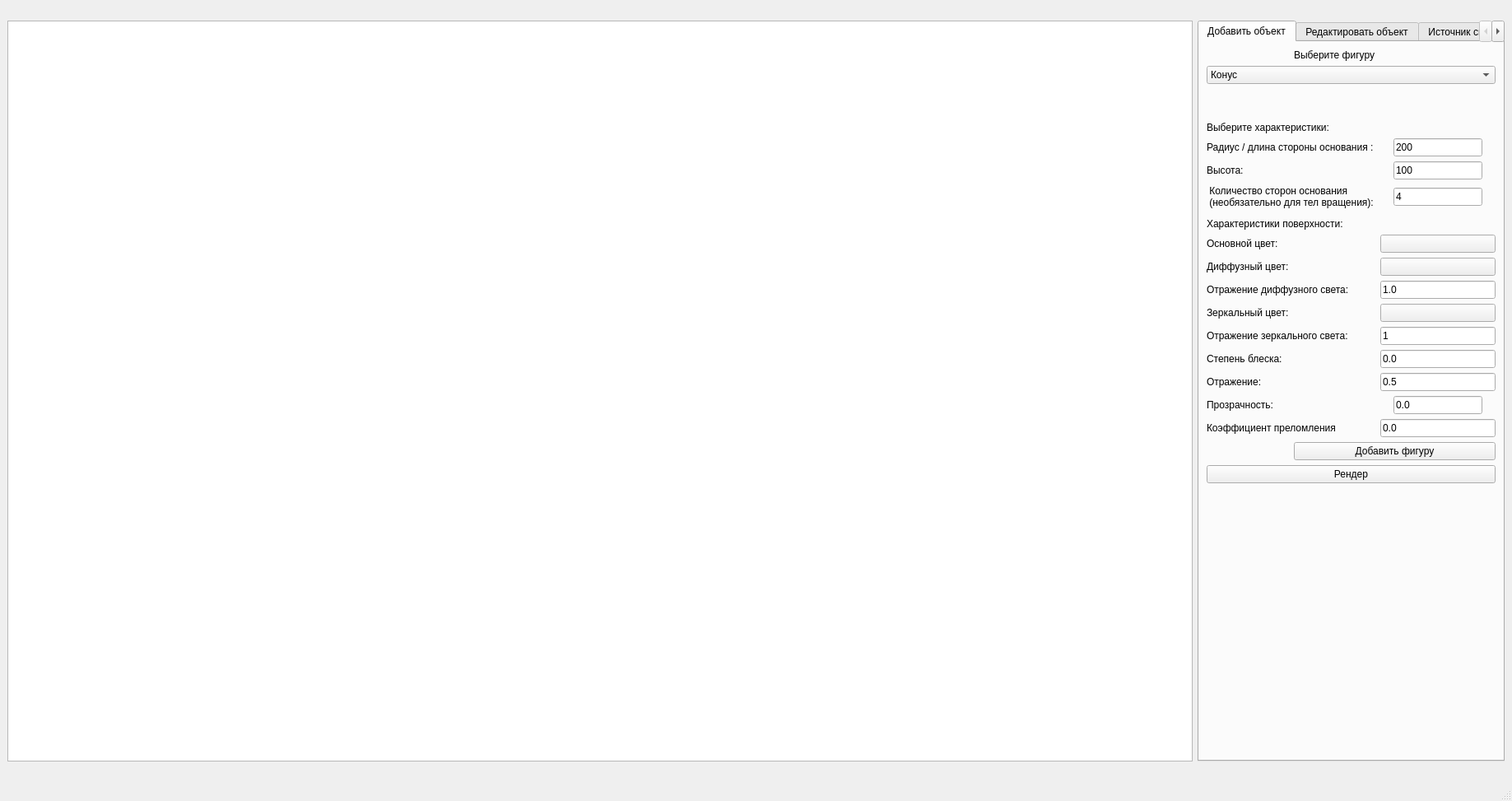
<?xml version="1.0" encoding="UTF-8"?>
<ui version="4.0">
 <class>MainWindow</class>
 <widget class="QMainWindow" name="MainWindow">
  <property name="geometry">
   <rect>
    <x>0</x>
    <y>0</y>
    <width>1837</width>
    <height>973</height>
   </rect>
  </property>
  <property name="sizePolicy">
   <sizepolicy hsizetype="Preferred" vsizetype="Preferred">
    <horstretch>0</horstretch>
    <verstretch>0</verstretch>
   </sizepolicy>
  </property>
  <property name="windowTitle">
   <string>MainWindow</string>
  </property>
  <widget class="QWidget" name="centralwidget">
   <layout class="QFormLayout" name="formLayout">
    <item row="0" column="1">
     <widget class="QTabWidget" name="tabWidget">
      <property name="sizePolicy">
       <sizepolicy hsizetype="Ignored" vsizetype="MinimumExpanding">
        <horstretch>0</horstretch>
        <verstretch>0</verstretch>
       </sizepolicy>
      </property>
      <property name="maximumSize">
       <size>
        <width>16777215</width>
        <height>900</height>
       </size>
      </property>
      <property name="currentIndex">
       <number>0</number>
      </property>
      <widget class="QWidget" name="tab">
       <attribute name="title">
        <string>Добавить объект</string>
       </attribute>
       <layout class="QGridLayout" name="gridLayout_2">
        <item row="15" column="0" colspan="2">
         <widget class="QLabel" name="label_6">
          <property name="sizePolicy">
           <sizepolicy hsizetype="Preferred" vsizetype="Fixed">
            <horstretch>0</horstretch>
            <verstretch>0</verstretch>
           </sizepolicy>
          </property>
          <property name="text">
           <string>Характеристики поверхности:</string>
          </property>
         </widget>
        </item>
        <item row="10" column="0" colspan="2">
         <widget class="QLabel" name="label_3">
          <property name="text">
           <string>Радиус / длина стороны основания :</string>
          </property>
         </widget>
        </item>
        <item row="20" column="2">
         <widget class="QLineEdit" name="lineEdit_5">
          <property name="text">
           <string>1</string>
          </property>
         </widget>
        </item>
        <item row="19" column="0">
         <widget class="QLabel" name="label_8">
          <property name="text">
           <string>Зеркальный цвет:</string>
          </property>
         </widget>
        </item>
        <item row="4" column="0" colspan="3">
         <spacer name="verticalSpacer">
          <property name="orientation">
           <enum>Qt::Vertical</enum>
          </property>
          <property name="sizeType">
           <enum>QSizePolicy::Fixed</enum>
          </property>
          <property name="sizeHint" stdset="0">
           <size>
            <width>20</width>
            <height>40</height>
           </size>
          </property>
         </spacer>
        </item>
        <item row="17" column="0">
         <widget class="QLabel" name="label_10">
          <property name="text">
           <string>Диффузный цвет:</string>
          </property>
         </widget>
        </item>
        <item row="16" column="2">
         <widget class="QPushButton" name="pushButton">
          <property name="text">
           <string/>
          </property>
         </widget>
        </item>
        <item row="13" column="2" alignment="Qt::AlignHCenter">
         <widget class="QLineEdit" name="lineEdit_3">
          <property name="inputMethodHints">
           <set>Qt::ImhDigitsOnly|Qt::ImhFormattedNumbersOnly</set>
          </property>
          <property name="text">
           <string>4</string>
          </property>
         </widget>
        </item>
        <item row="2" column="0" colspan="3">
         <widget class="QComboBox" name="comboBox">
          <item>
           <property name="text">
            <string>Конус</string>
           </property>
          </item>
          <item>
           <property name="text">
            <string>Цилиндр</string>
           </property>
          </item>
          <item>
           <property name="text">
            <string>Пирамида</string>
           </property>
          </item>
          <item>
           <property name="text">
            <string>Призма</string>
           </property>
          </item>
         </widget>
        </item>
        <item row="35" column="0" colspan="3">
         <spacer name="verticalSpacer_3">
          <property name="orientation">
           <enum>Qt::Vertical</enum>
          </property>
          <property name="sizeHint" stdset="0">
           <size>
            <width>20</width>
            <height>40</height>
           </size>
          </property>
         </spacer>
        </item>
        <item row="18" column="2">
         <widget class="QLineEdit" name="lineEdit_36">
          <property name="text">
           <string>1.0</string>
          </property>
         </widget>
        </item>
        <item row="17" column="2">
         <widget class="QPushButton" name="pushButton_17">
          <property name="text">
           <string/>
          </property>
         </widget>
        </item>
        <item row="1" column="1">
         <widget class="QLabel" name="label">
          <property name="sizePolicy">
           <sizepolicy hsizetype="Preferred" vsizetype="Fixed">
            <horstretch>0</horstretch>
            <verstretch>0</verstretch>
           </sizepolicy>
          </property>
          <property name="text">
           <string>Выберите фигуру</string>
          </property>
         </widget>
        </item>
        <item row="24" column="2">
         <widget class="QLineEdit" name="lineEdit_34">
          <property name="text">
           <string>0.0</string>
          </property>
         </widget>
        </item>
        <item row="19" column="2">
         <widget class="QPushButton" name="pushButton_16">
          <property name="text">
           <string/>
          </property>
         </widget>
        </item>
        <item row="22" column="0" colspan="2">
         <widget class="QLabel" name="label_55">
          <property name="text">
           <string>Отражение:</string>
          </property>
         </widget>
        </item>
        <item row="10" column="2" alignment="Qt::AlignHCenter">
         <widget class="QLineEdit" name="lineEdit">
          <property name="inputMethodHints">
           <set>Qt::ImhFormattedNumbersOnly</set>
          </property>
          <property name="text">
           <string>200</string>
          </property>
         </widget>
        </item>
        <item row="16" column="0">
         <widget class="QLabel" name="label_11">
          <property name="text">
           <string>Основной цвет:</string>
          </property>
         </widget>
        </item>
        <item row="23" column="0" colspan="2">
         <widget class="QLabel" name="label_7">
          <property name="text">
           <string>Прозрачность:</string>
          </property>
         </widget>
        </item>
        <item row="13" column="0" colspan="2">
         <widget class="QLabel" name="label_5">
          <property name="sizePolicy">
           <sizepolicy hsizetype="Preferred" vsizetype="Preferred">
            <horstretch>0</horstretch>
            <verstretch>0</verstretch>
           </sizepolicy>
          </property>
          <property name="minimumSize">
           <size>
            <width>0</width>
            <height>30</height>
           </size>
          </property>
          <property name="text">
           <string> Количество сторон основания
 (необязательно для тел вращения):</string>
          </property>
          <property name="margin">
           <number>-3</number>
          </property>
         </widget>
        </item>
        <item row="32" column="1" colspan="2">
         <widget class="QPushButton" name="pushButton_2">
          <property name="text">
           <string>Добавить фигуру</string>
          </property>
         </widget>
        </item>
        <item row="23" column="2" alignment="Qt::AlignHCenter">
         <widget class="QLineEdit" name="lineEdit_4">
          <property name="inputMethodHints">
           <set>Qt::ImhFormattedNumbersOnly</set>
          </property>
          <property name="text">
           <string>0.0</string>
          </property>
         </widget>
        </item>
        <item row="21" column="2">
         <widget class="QLineEdit" name="lineEdit_6">
          <property name="inputMethodHints">
           <set>Qt::ImhFormattedNumbersOnly</set>
          </property>
          <property name="text">
           <string>0.0</string>
          </property>
         </widget>
        </item>
        <item row="5" column="0" colspan="2">
         <widget class="QLabel" name="label_2">
          <property name="sizePolicy">
           <sizepolicy hsizetype="Preferred" vsizetype="Fixed">
            <horstretch>0</horstretch>
            <verstretch>0</verstretch>
           </sizepolicy>
          </property>
          <property name="text">
           <string>Выберите характеристики:</string>
          </property>
         </widget>
        </item>
        <item row="22" column="2">
         <widget class="QLineEdit" name="lineEdit_7">
          <property name="text">
           <string>0.5</string>
          </property>
         </widget>
        </item>
        <item row="20" column="0" colspan="2">
         <widget class="QLabel" name="label_54">
          <property name="text">
           <string>Отражение зеркального света:</string>
          </property>
         </widget>
        </item>
        <item row="11" column="0" colspan="2">
         <widget class="QLabel" name="label_4">
          <property name="text">
           <string>Высота:</string>
          </property>
         </widget>
        </item>
        <item row="24" column="0" colspan="2">
         <widget class="QLabel" name="label_58">
          <property name="text">
           <string>Коэффициент преломления</string>
          </property>
         </widget>
        </item>
        <item row="18" column="0" colspan="2">
         <widget class="QLabel" name="label_60">
          <property name="text">
           <string>Отражение диффузного света:</string>
          </property>
         </widget>
        </item>
        <item row="14" column="0">
         <spacer name="verticalSpacer_2">
          <property name="orientation">
           <enum>Qt::Vertical</enum>
          </property>
          <property name="sizeType">
           <enum>QSizePolicy::Fixed</enum>
          </property>
          <property name="sizeHint" stdset="0">
           <size>
            <width>20</width>
            <height>5</height>
           </size>
          </property>
         </spacer>
        </item>
        <item row="34" column="0" colspan="3">
         <widget class="QPushButton" name="pushButton_11">
          <property name="text">
           <string>Рендер</string>
          </property>
         </widget>
        </item>
        <item row="11" column="2" alignment="Qt::AlignHCenter">
         <widget class="QLineEdit" name="lineEdit_2">
          <property name="inputMethodHints">
           <set>Qt::ImhFormattedNumbersOnly</set>
          </property>
          <property name="text">
           <string>100</string>
          </property>
         </widget>
        </item>
        <item row="21" column="0" colspan="2">
         <widget class="QLabel" name="label_9">
          <property name="text">
           <string>Степень блеска:</string>
          </property>
         </widget>
        </item>
       </layout>
      </widget>
      <widget class="QWidget" name="tab_2">
       <attribute name="title">
        <string>Редактировать объект</string>
       </attribute>
       <layout class="QGridLayout" name="gridLayout">
        <item row="1" column="3">
         <widget class="QPushButton" name="pushButton_8">
          <property name="text">
           <string>Удалить</string>
          </property>
         </widget>
        </item>
        <item row="32" column="0" colspan="4" alignment="Qt::AlignHCenter">
         <widget class="QLabel" name="label_28">
          <property name="text">
           <string>Поворот вокруг осей:</string>
          </property>
         </widget>
        </item>
        <item row="30" column="0" colspan="4" alignment="Qt::AlignHCenter">
         <widget class="QLabel" name="label_27">
          <property name="text">
           <string>Преобразования:</string>
          </property>
         </widget>
        </item>
        <item row="13" column="3">
         <widget class="QPushButton" name="pushButton_19">
          <property name="text">
           <string/>
          </property>
         </widget>
        </item>
        <item row="16" column="0" colspan="3">
         <widget class="QLabel" name="label_56">
          <property name="text">
           <string>Отражение зеркального света:</string>
          </property>
         </widget>
        </item>
        <item row="14" column="0" colspan="3">
         <widget class="QLabel" name="label_61">
          <property name="text">
           <string>Отражение диффузного света:</string>
          </property>
         </widget>
        </item>
        <item row="35" column="0" alignment="Qt::AlignRight">
         <widget class="QLabel" name="label_31">
          <property name="text">
           <string>oZ:</string>
          </property>
         </widget>
        </item>
        <item row="0" column="0" colspan="4" alignment="Qt::AlignHCenter">
         <widget class="QLabel" name="label_16">
          <property name="text">
           <string>Выберите один из объектов сцены:</string>
          </property>
         </widget>
        </item>
        <item row="15" column="3">
         <widget class="QPushButton" name="pushButton_18">
          <property name="text">
           <string/>
          </property>
         </widget>
        </item>
        <item row="46" column="3">
         <widget class="QPushButton" name="pushButton_7">
          <property name="text">
           <string>Переместить</string>
          </property>
         </widget>
        </item>
        <item row="7" column="0" colspan="3">
         <widget class="QLabel" name="label_18">
          <property name="text">
           <string>Высота:</string>
          </property>
         </widget>
        </item>
        <item row="8" column="0" rowspan="2" colspan="3">
         <widget class="QLabel" name="label_23">
          <property name="text">
           <string> Количество сторон основания
 (необязательно для тел вращения):</string>
          </property>
          <property name="margin">
           <number>-3</number>
          </property>
         </widget>
        </item>
        <item row="5" column="0" colspan="4" alignment="Qt::AlignHCenter">
         <widget class="QLabel" name="label_24">
          <property name="text">
           <string>Новые характеристики:</string>
          </property>
         </widget>
        </item>
        <item row="7" column="3" alignment="Qt::AlignHCenter">
         <widget class="QLineEdit" name="lineEdit_9">
          <property name="inputMethodHints">
           <set>Qt::ImhFormattedNumbersOnly</set>
          </property>
          <property name="text">
           <string/>
          </property>
         </widget>
        </item>
        <item row="35" column="1" colspan="2">
         <widget class="QLineEdit" name="lineEdit_17">
          <property name="focusPolicy">
           <enum>Qt::StrongFocus</enum>
          </property>
          <property name="inputMethodHints">
           <set>Qt::ImhFormattedNumbersOnly</set>
          </property>
          <property name="text">
           <string/>
          </property>
         </widget>
        </item>
        <item row="1" column="0" colspan="3">
         <widget class="QComboBox" name="comboBox_2"/>
        </item>
        <item row="34" column="3">
         <widget class="QPushButton" name="pushButton_5">
          <property name="text">
           <string>Повернуть</string>
          </property>
         </widget>
        </item>
        <item row="48" column="2">
         <spacer name="verticalSpacer_4">
          <property name="orientation">
           <enum>Qt::Vertical</enum>
          </property>
          <property name="sizeHint" stdset="0">
           <size>
            <width>20</width>
            <height>40</height>
           </size>
          </property>
         </spacer>
        </item>
        <item row="19" column="3" alignment="Qt::AlignHCenter">
         <widget class="QLineEdit" name="lineEdit_11">
          <property name="inputMethodHints">
           <set>Qt::ImhFormattedNumbersOnly</set>
          </property>
          <property name="text">
           <string/>
          </property>
         </widget>
        </item>
        <item row="38" column="0" alignment="Qt::AlignRight">
         <widget class="QLabel" name="label_35">
          <property name="text">
           <string>kX:</string>
          </property>
         </widget>
        </item>
        <item row="17" column="0">
         <widget class="QLabel" name="label_19">
          <property name="lineWidth">
           <number>2</number>
          </property>
          <property name="text">
           <string>Степень блеска:</string>
          </property>
         </widget>
        </item>
        <item row="12" column="3">
         <widget class="QPushButton" name="pushButton_3">
          <property name="text">
           <string/>
          </property>
         </widget>
        </item>
        <item row="6" column="0" colspan="3">
         <widget class="QLabel" name="label_22">
          <property name="text">
           <string>Радиус / длина стороны основания :</string>
          </property>
         </widget>
        </item>
        <item row="18" column="0">
         <widget class="QLabel" name="label_57">
          <property name="text">
           <string>Отражение:</string>
          </property>
         </widget>
        </item>
        <item row="9" column="3" alignment="Qt::AlignHCenter">
         <widget class="QLineEdit" name="lineEdit_10">
          <property name="inputMethodHints">
           <set>Qt::ImhFormattedNumbersOnly</set>
          </property>
          <property name="text">
           <string/>
          </property>
         </widget>
        </item>
        <item row="37" column="0" colspan="4" alignment="Qt::AlignHCenter">
         <widget class="QLabel" name="label_32">
          <property name="text">
           <string>Масштабирование:</string>
          </property>
         </widget>
        </item>
        <item row="34" column="1" colspan="2">
         <widget class="QLineEdit" name="lineEdit_16">
          <property name="inputMethodHints">
           <set>Qt::ImhFormattedNumbersOnly</set>
          </property>
          <property name="text">
           <string/>
          </property>
         </widget>
        </item>
        <item row="12" column="0">
         <widget class="QLabel" name="label_17">
          <property name="text">
           <string>Основной цвет:</string>
          </property>
         </widget>
        </item>
        <item row="19" column="0" colspan="3">
         <widget class="QLabel" name="label_26">
          <property name="text">
           <string>Прозрачность:</string>
          </property>
         </widget>
        </item>
        <item row="18" column="3">
         <widget class="QLineEdit" name="lineEdit_14"/>
        </item>
        <item row="34" column="0" alignment="Qt::AlignRight">
         <widget class="QLabel" name="label_30">
          <property name="text">
           <string>oY:</string>
          </property>
         </widget>
        </item>
        <item row="15" column="0">
         <widget class="QLabel" name="label_20">
          <property name="text">
           <string>Зеркальный цвет:</string>
          </property>
         </widget>
        </item>
        <item row="17" column="3">
         <widget class="QLineEdit" name="lineEdit_13">
          <property name="inputMethodHints">
           <set>Qt::ImhFormattedNumbersOnly</set>
          </property>
          <property name="text">
           <string/>
          </property>
         </widget>
        </item>
        <item row="28" column="3">
         <widget class="QPushButton" name="pushButton_4">
          <property name="text">
           <string>Изменить объект</string>
          </property>
         </widget>
        </item>
        <item row="33" column="0" alignment="Qt::AlignRight">
         <widget class="QLabel" name="label_29">
          <property name="text">
           <string>oX:</string>
          </property>
         </widget>
        </item>
        <item row="6" column="3" alignment="Qt::AlignHCenter">
         <widget class="QLineEdit" name="lineEdit_8">
          <property name="inputMethodHints">
           <set>Qt::ImhFormattedNumbersOnly</set>
          </property>
          <property name="text">
           <string/>
          </property>
         </widget>
        </item>
        <item row="16" column="3">
         <widget class="QLineEdit" name="lineEdit_12"/>
        </item>
        <item row="33" column="1" colspan="2">
         <widget class="QLineEdit" name="lineEdit_15">
          <property name="inputMethodHints">
           <set>Qt::ImhFormattedNumbersOnly</set>
          </property>
          <property name="text">
           <string/>
          </property>
         </widget>
        </item>
        <item row="13" column="0">
         <widget class="QLabel" name="label_21">
          <property name="lineWidth">
           <number>2</number>
          </property>
          <property name="text">
           <string>Диффузный цвет:</string>
          </property>
         </widget>
        </item>
        <item row="44" column="0" colspan="4" alignment="Qt::AlignHCenter">
         <widget class="QLabel" name="label_37">
          <property name="text">
           <string>Перемещение:</string>
          </property>
         </widget>
        </item>
        <item row="14" column="3">
         <widget class="QLineEdit" name="lineEdit_37"/>
        </item>
        <item row="20" column="3">
         <widget class="QLineEdit" name="lineEdit_35"/>
        </item>
        <item row="20" column="0" colspan="3">
         <widget class="QLabel" name="label_59">
          <property name="text">
           <string>Коэффициент преломления:</string>
          </property>
         </widget>
        </item>
        <item row="40" column="3">
         <widget class="QPushButton" name="pushButton_6">
          <property name="text">
           <string>Изменить размер</string>
          </property>
         </widget>
        </item>
        <item row="10" column="0" colspan="4" alignment="Qt::AlignHCenter">
         <widget class="QLabel" name="label_25">
          <property name="text">
           <string>Характеристики поверхности:</string>
          </property>
         </widget>
        </item>
        <item row="40" column="0" alignment="Qt::AlignRight">
         <widget class="QLabel" name="label_34">
          <property name="text">
           <string>kY:</string>
          </property>
         </widget>
        </item>
        <item row="42" column="0" alignment="Qt::AlignRight">
         <widget class="QLabel" name="label_33">
          <property name="text">
           <string>kZ:</string>
          </property>
         </widget>
        </item>
        <item row="45" column="0" alignment="Qt::AlignRight">
         <widget class="QLabel" name="label_38">
          <property name="text">
           <string>dX:</string>
          </property>
         </widget>
        </item>
        <item row="46" column="0" alignment="Qt::AlignRight">
         <widget class="QLabel" name="label_36">
          <property name="text">
           <string>dY:</string>
          </property>
         </widget>
        </item>
        <item row="47" column="0" alignment="Qt::AlignRight">
         <widget class="QLabel" name="label_39">
          <property name="text">
           <string>dZ:</string>
          </property>
         </widget>
        </item>
        <item row="38" column="1" colspan="2">
         <widget class="QLineEdit" name="lineEdit_18">
          <property name="inputMethodHints">
           <set>Qt::ImhFormattedNumbersOnly</set>
          </property>
          <property name="text">
           <string/>
          </property>
         </widget>
        </item>
        <item row="40" column="1" colspan="2">
         <widget class="QLineEdit" name="lineEdit_19">
          <property name="focusPolicy">
           <enum>Qt::StrongFocus</enum>
          </property>
          <property name="inputMethodHints">
           <set>Qt::ImhFormattedNumbersOnly</set>
          </property>
          <property name="text">
           <string/>
          </property>
         </widget>
        </item>
        <item row="42" column="1" colspan="2">
         <widget class="QLineEdit" name="lineEdit_20">
          <property name="inputMethodHints">
           <set>Qt::ImhFormattedNumbersOnly</set>
          </property>
          <property name="text">
           <string/>
          </property>
         </widget>
        </item>
        <item row="45" column="1" colspan="2">
         <widget class="QLineEdit" name="lineEdit_21">
          <property name="inputMethodHints">
           <set>Qt::ImhFormattedNumbersOnly</set>
          </property>
          <property name="text">
           <string/>
          </property>
         </widget>
        </item>
        <item row="46" column="1" colspan="2">
         <widget class="QLineEdit" name="lineEdit_22">
          <property name="inputMethodHints">
           <set>Qt::ImhFormattedNumbersOnly</set>
          </property>
          <property name="text">
           <string/>
          </property>
         </widget>
        </item>
        <item row="47" column="1" colspan="2">
         <widget class="QLineEdit" name="lineEdit_23">
          <property name="focusPolicy">
           <enum>Qt::StrongFocus</enum>
          </property>
          <property name="inputMethodHints">
           <set>Qt::ImhFormattedNumbersOnly</set>
          </property>
          <property name="text">
           <string/>
          </property>
         </widget>
        </item>
       </layout>
      </widget>
      <widget class="QWidget" name="tab_3">
       <attribute name="title">
        <string>Источник света</string>
       </attribute>
       <widget class="QWidget" name="gridLayoutWidget_2">
        <property name="geometry">
         <rect>
          <x>10</x>
          <y>0</y>
          <width>341</width>
          <height>911</height>
         </rect>
        </property>
        <layout class="QGridLayout" name="gridLayout_4">
         <item row="3" column="0">
          <widget class="QLabel" name="label_13">
           <property name="text">
            <string>Интенсивность диффузного освещения:</string>
           </property>
          </widget>
         </item>
         <item row="4" column="1">
          <widget class="QPushButton" name="pushButton_13">
           <property name="text">
            <string/>
           </property>
          </widget>
         </item>
         <item row="7" column="0">
          <spacer name="verticalSpacer_6">
           <property name="orientation">
            <enum>Qt::Vertical</enum>
           </property>
           <property name="sizeHint" stdset="0">
            <size>
             <width>20</width>
             <height>40</height>
            </size>
           </property>
          </spacer>
         </item>
         <item row="1" column="0">
          <widget class="QLabel" name="label_12">
           <property name="text">
            <string>Характеристики источника света:</string>
           </property>
          </widget>
         </item>
         <item row="3" column="1">
          <widget class="QPushButton" name="pushButton_12">
           <property name="text">
            <string/>
           </property>
          </widget>
         </item>
         <item row="4" column="0">
          <widget class="QLabel" name="label_14">
           <property name="text">
            <string>Интенсивность зеркального освещения:</string>
           </property>
          </widget>
         </item>
         <item row="6" column="0">
          <widget class="QPushButton" name="pushButton_15">
           <property name="text">
            <string>Применить</string>
           </property>
          </widget>
         </item>
         <item row="2" column="0">
          <widget class="QLabel" name="label_15">
           <property name="text">
            <string>Интенсивность фонового освещения:</string>
           </property>
          </widget>
         </item>
         <item row="2" column="1">
          <widget class="QPushButton" name="pushButton_14">
           <property name="text">
            <string/>
           </property>
          </widget>
         </item>
        </layout>
       </widget>
      </widget>
      <widget class="QWidget" name="tab_4">
       <attribute name="title">
        <string>Камера</string>
       </attribute>
       <widget class="QWidget" name="gridLayoutWidget">
        <property name="geometry">
         <rect>
          <x>10</x>
          <y>0</y>
          <width>341</width>
          <height>901</height>
         </rect>
        </property>
        <layout class="QGridLayout" name="gridLayout_3">
         <item row="1" column="2">
          <widget class="QLineEdit" name="lineEdit_24">
           <property name="text">
            <string>0</string>
           </property>
          </widget>
         </item>
         <item row="0" column="0" colspan="2">
          <widget class="QLabel" name="label_46">
           <property name="text">
            <string>Переместить камеру:</string>
           </property>
          </widget>
         </item>
         <item row="3" column="1">
          <spacer name="horizontalSpacer">
           <property name="orientation">
            <enum>Qt::Horizontal</enum>
           </property>
           <property name="sizeHint" stdset="0">
            <size>
             <width>40</width>
             <height>20</height>
            </size>
           </property>
          </spacer>
         </item>
         <item row="8" column="0" colspan="2">
          <widget class="QLabel" name="label_47">
           <property name="text">
            <string>Повернуть камеру:</string>
           </property>
          </widget>
         </item>
         <item row="10" column="0">
          <widget class="QLabel" name="label_48">
           <property name="text">
            <string>Влево:</string>
           </property>
          </widget>
         </item>
         <item row="6" column="0">
          <widget class="QLabel" name="label_45">
           <property name="text">
            <string>Вниз:</string>
           </property>
          </widget>
         </item>
         <item row="3" column="0">
          <widget class="QLabel" name="label_42">
           <property name="text">
            <string>Вправо:</string>
           </property>
          </widget>
         </item>
         <item row="3" column="2">
          <widget class="QLineEdit" name="lineEdit_26">
           <property name="text">
            <string>0</string>
           </property>
          </widget>
         </item>
         <item row="4" column="2">
          <widget class="QLineEdit" name="lineEdit_27">
           <property name="text">
            <string>0</string>
           </property>
          </widget>
         </item>
         <item row="6" column="2">
          <widget class="QLineEdit" name="lineEdit_29">
           <property name="text">
            <string>0</string>
           </property>
          </widget>
         </item>
         <item row="1" column="0">
          <widget class="QLabel" name="label_40">
           <property name="text">
            <string>Вперед:</string>
           </property>
          </widget>
         </item>
         <item row="7" column="2">
          <widget class="QPushButton" name="pushButton_9">
           <property name="text">
            <string>Применить</string>
           </property>
          </widget>
         </item>
         <item row="5" column="2">
          <widget class="QLineEdit" name="lineEdit_28">
           <property name="text">
            <string>0</string>
           </property>
          </widget>
         </item>
         <item row="13" column="0">
          <widget class="QLabel" name="label_51">
           <property name="text">
            <string>Назад:</string>
           </property>
          </widget>
         </item>
         <item row="2" column="2">
          <widget class="QLineEdit" name="lineEdit_25">
           <property name="text">
            <string>0</string>
           </property>
          </widget>
         </item>
         <item row="20" column="0">
          <spacer name="verticalSpacer_5">
           <property name="orientation">
            <enum>Qt::Vertical</enum>
           </property>
           <property name="sizeHint" stdset="0">
            <size>
             <width>20</width>
             <height>40</height>
            </size>
           </property>
          </spacer>
         </item>
         <item row="4" column="0">
          <widget class="QLabel" name="label_43">
           <property name="text">
            <string>Влево:</string>
           </property>
          </widget>
         </item>
         <item row="5" column="0">
          <widget class="QLabel" name="label_44">
           <property name="text">
            <string>Вверх:</string>
           </property>
          </widget>
         </item>
         <item row="11" column="0">
          <widget class="QLabel" name="label_50">
           <property name="text">
            <string>Вправо:</string>
           </property>
          </widget>
         </item>
         <item row="2" column="0">
          <widget class="QLabel" name="label_41">
           <property name="text">
            <string>Назад:</string>
           </property>
          </widget>
         </item>
         <item row="12" column="0">
          <widget class="QLabel" name="label_49">
           <property name="text">
            <string>Вперед:</string>
           </property>
          </widget>
         </item>
         <item row="12" column="2">
          <widget class="QLineEdit" name="lineEdit_32">
           <property name="text">
            <string>0</string>
           </property>
          </widget>
         </item>
         <item row="10" column="2">
          <widget class="QLineEdit" name="lineEdit_30">
           <property name="text">
            <string>0</string>
           </property>
          </widget>
         </item>
         <item row="11" column="2">
          <widget class="QLineEdit" name="lineEdit_31">
           <property name="text">
            <string>0</string>
           </property>
          </widget>
         </item>
         <item row="13" column="2">
          <widget class="QLineEdit" name="lineEdit_33">
           <property name="text">
            <string>0</string>
           </property>
          </widget>
         </item>
         <item row="14" column="2">
          <widget class="QPushButton" name="pushButton_10">
           <property name="text">
            <string>Применить</string>
           </property>
          </widget>
         </item>
         <item row="12" column="1">
          <widget class="QLabel" name="label_52">
           <property name="text">
            <string>(угол от 0 до 90)</string>
           </property>
          </widget>
         </item>
         <item row="13" column="1">
          <widget class="QLabel" name="label_53">
           <property name="text">
            <string>(угол от 0 до 90)</string>
           </property>
          </widget>
         </item>
        </layout>
       </widget>
      </widget>
     </widget>
    </item>
    <item row="0" column="0">
     <widget class="QGraphicsView" name="graphicsView">
      <property name="sizePolicy">
       <sizepolicy hsizetype="Expanding" vsizetype="Expanding">
        <horstretch>0</horstretch>
        <verstretch>0</verstretch>
       </sizepolicy>
      </property>
      <property name="minimumSize">
       <size>
        <width>1440</width>
        <height>900</height>
       </size>
      </property>
      <property name="maximumSize">
       <size>
        <width>16777215</width>
        <height>900</height>
       </size>
      </property>
      <property name="verticalScrollBarPolicy">
       <enum>Qt::ScrollBarAlwaysOff</enum>
      </property>
      <property name="horizontalScrollBarPolicy">
       <enum>Qt::ScrollBarAlwaysOff</enum>
      </property>
      <property name="sizeAdjustPolicy">
       <enum>QAbstractScrollArea::AdjustToContentsOnFirstShow</enum>
      </property>
      <property name="dragMode">
       <enum>QGraphicsView::RubberBandDrag</enum>
      </property>
      <property name="resizeAnchor">
       <enum>QGraphicsView::AnchorViewCenter</enum>
      </property>
      <property name="viewportUpdateMode">
       <enum>QGraphicsView::BoundingRectViewportUpdate</enum>
      </property>
     </widget>
    </item>
   </layout>
  </widget>
  <widget class="QMenuBar" name="menubar">
   <property name="geometry">
    <rect>
     <x>0</x>
     <y>0</y>
     <width>1837</width>
     <height>26</height>
    </rect>
   </property>
  </widget>
  <widget class="QStatusBar" name="statusbar"/>
 </widget>
 <tabstops>
  <tabstop>comboBox</tabstop>
  <tabstop>lineEdit</tabstop>
  <tabstop>lineEdit_2</tabstop>
  <tabstop>lineEdit_3</tabstop>
  <tabstop>lineEdit_4</tabstop>
  <tabstop>pushButton_2</tabstop>
  <tabstop>comboBox_2</tabstop>
  <tabstop>pushButton_8</tabstop>
  <tabstop>lineEdit_8</tabstop>
  <tabstop>lineEdit_9</tabstop>
  <tabstop>lineEdit_10</tabstop>
  <tabstop>lineEdit_11</tabstop>
  <tabstop>lineEdit_15</tabstop>
  <tabstop>lineEdit_16</tabstop>
  <tabstop>lineEdit_17</tabstop>
  <tabstop>pushButton_5</tabstop>
  <tabstop>lineEdit_18</tabstop>
  <tabstop>lineEdit_19</tabstop>
  <tabstop>lineEdit_20</tabstop>
  <tabstop>pushButton_6</tabstop>
  <tabstop>lineEdit_21</tabstop>
  <tabstop>lineEdit_22</tabstop>
  <tabstop>lineEdit_23</tabstop>
  <tabstop>pushButton_7</tabstop>
  <tabstop>graphicsView</tabstop>
 </tabstops>
 <resources/>
 <connections/>
</ui>
